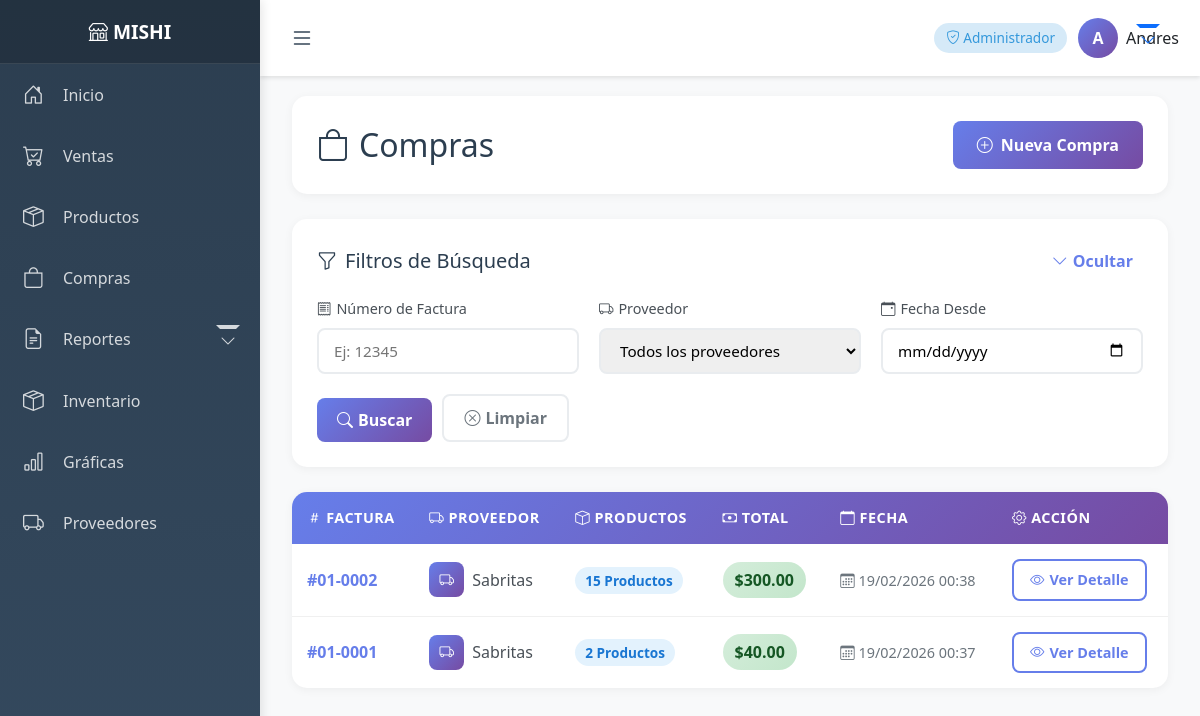
/inventario/compras/ (signed in), run on the app's committed database.
### inventario/models.py (models this page shows, shortened)
class Compra(models.Model): # Negocio, Proveedor, Numero factura, Total, Total productos, Fecha
    negocio = models.ForeignKey(Negocio, on_delete=models.CASCADE)
    proveedor = models.ForeignKey(Proveedor, on_delete=models.CASCADE)
    numero_factura = models.CharField(max_length=20, unique=True)
    total = models.DecimalField(max_digits=12, decimal_places=2, default=0)
    total_productos = models.PositiveIntegerField(default=0)
    fecha = models.DateTimeField(auto_now_add=True)

### proveedores/models.py (models this page shows, shortened)
class Proveedor(models.Model):
    negocio = models.ForeignKey(
        Negocio,
        on_delete=models.CASCADE,
        related_name="proveedores"
    )
    nombre = models.CharField(max_length=150)
    telefono = models.CharField(max_length=20, blank=True, null=True)
    email = models.EmailField(blank=True, null=True)
    direccion = models.TextField(blank=True, null=True)
    creado_en = models.DateTimeField(auto_now_add=True)

### inventario/views.py (the view)
# urls.py: path("compras/", views.lista_compras, name="lista_compras"),
@login_required
def lista_compras(request):
    negocio_id = request.session.get('negocio_id')
    if not negocio_id:
        messages.error(request, "No hay un negocio activo seleccionado")
        return redirect('seleccionar_negocio')
    compras = Compra.objects.filter(
        negocio_id=negocio_id
    ).select_related('proveedor')
    factura = request.GET.get('factura', '').strip()
    proveedor_id = request.GET.get('proveedor', '').strip()
    fecha_desde = request.GET.get('fecha_desde', '').strip()
    fecha_hasta = request.GET.get('fecha_hasta', '').strip()
    if factura:
        compras = compras.filter(numero_factura__icontains=factura)
    if proveedor_id:
        compras = compras.filter(proveedor_id=proveedor_id)
    if fecha_desde:
        try:
            fecha_desde_dt = datetime.strptime(fecha_desde, '%Y-%m-%d')
            compras = compras.filter(fecha__gte=fecha_desde_dt)
        except ValueError:
            pass
    compras = compras.order_by('-fecha')
    negocio = get_negocio_activo(request)
    proveedores = Proveedor.objects.filter(negocio=negocio)
    return render(request, 'inventario/lista_compras.html', {
        'compras': compras,
        'proveedores': proveedores,
    })

### inventario/templates/inventario/lista_compras.html (shortened to what this page needs)
{% extends 'base.html' %}
{% block content %}
<div class="container-fluid">
    <div class="page-header">
        <h2>
            <i class="bi bi-bag"></i>
            Compras
        </h2>
        <a href="{% url 'nueva_compra' %}" class="btn-add">
            <i class="bi bi-plus-circle"></i>
            Nueva Compra
        </a>
    </div>
    <div class="filters-card">
        <div class="filters-header">
            <h5>
                <i class="bi bi-funnel"></i>
                Filtros de Búsqueda
            </h5>
            <button class="toggle-filters" onclick="toggleFilters()">
                <i class="bi bi-chevron-down" id="toggleIcon"></i>
                <span id="toggleText">Ocultar</span>
            </button>
        </div>
        <form method="GET" action="{% url 'lista_compras' %}" id="filterForm">
            <div class="filters-content" id="filtersContent">
                <div class="filter-group">
                    <label for="factura">
                        <i class="bi bi-receipt"></i>
                        Número de Factura
                    </label>
                    <input
                        type="text"
                        id="factura"
                        name="factura"
                        class="filter-input"
                        placeholder="Ej: 12345"
                        value="{{ request.GET.factura }}"
                    >
                </div>
                <div class="filter-group">
                    <label for="proveedor">
                        <i class="bi bi-truck"></i>
                        Proveedor
                    </label>
                    <select name="proveedor" id="proveedor" class="filter-input">
                        <option value="">Todos los proveedores</option>
                    </select>
                </div>
                <div class="filter-group">
                    <label for="fecha_desde">
                        <i class="bi bi-calendar-event"></i>
                        Fecha Desde
                    </label>
                    <input
                        type="date"
                        id="fecha_desde"
                        name="fecha_desde"
                        class="filter-input"
                        value="{{ request.GET.fecha_desde }}"
                    >
                </div>
                <div class="filter-actions">
                    <button type="submit" class="btn-filter">
                        <i class="bi bi-search"></i>
                        Buscar
                    </button>
                    <a href="{% url 'lista_compras' %}" class="btn-clear">
                        <i class="bi bi-x-circle"></i>
                        Limpiar
                    </a>
                </div>
            </div>
        </form>
    </div>
    {% if compras %}
    <div class="table-card">
        <div class="table-responsive">
            <table class="compras-table">
                <thead>
                    <tr>
                        <th><i class="bi bi-hash"></i> Factura</th>
                        <th><i class="bi bi-truck"></i> Proveedor</th>
                        <th><i class="bi bi-box"></i> Productos</th>
                        <th><i class="bi bi-cash"></i> Total</th>
                        <th><i class="bi bi-calendar"></i> Fecha</th>
                        <th><i class="bi bi-gear"></i> Acción</th>
                    </tr>
                </thead>
                <tbody>
                    {% for compra in compras %}
                    <tr>
                        <td>
                            <span class="compra-id">#{{ compra.numero_factura }}</span>
                        </td>
                        <td>
                            <div class="proveedor-name">
                                <div class="proveedor-icon">
                                    <i class="bi bi-truck"></i>
                                </div>
                                {{ compra.proveedor.nombre }}
                            </div>
                        </td>
                        <td>
                            <span class="productos-count">
                                {{ compra.total_productos }} Productos
                            </span>
                        </td>
                        <td>
                            <span class="total-badge">
                                ${{ compra.total|floatformat:2 }}
                            </span>
                        </td>
                        <td>
                            <span class="fecha">
                                <i class="bi bi-calendar3"></i>
                                {{ compra.fecha|date:"d/m/Y H:i" }}
                            </span>
                        </td>
                        <td>
                            <a href="{% url 'detalle_compra' compra.id %}" class="btn-view">
                                <i class="bi bi-eye"></i>
                                Ver Detalle
                            </a>
                        </td>
                    </tr>
                    {% endfor %}
                </tbody>
            </table>
        </div>
    </div>
    {% endif %}
</div>
{% endblock %}

### templates/base.html (shortened to what this page needs)
<!DOCTYPE html>
<html lang="es">
<head>
    <link href="https://cdn.jsdelivr.net/npm/bootstrap@5.3.0/dist/css/bootstrap.min.css" rel="stylesheet">
    <link rel="stylesheet" href="https://cdn.jsdelivr.net/npm/bootstrap-icons@1.11.0/font/bootstrap-icons.css">
</head>
<body>
    <nav class="sidebar" id="sidebar">
        <div class="sidebar-header">
            <h4><i class="bi bi-shop"></i> <span class="menu-text">MISHI</span></h4>
        </div>
        <ul class="sidebar-menu">
            <li>
                <a href="/">
                    <i class="bi bi-house-door"></i>
                    <span class="menu-text">Inicio</span>
                </a>
            </li>
            <li>
                <a href="{% url 'nueva_venta' %}">
                    <i class="bi bi-cart-check"></i>
                    <span class="menu-text">Ventas</span>
                </a>
            </li>
            {% if rol_usuario == 'ADMIN' or rol_usuario == 'ALMACEN_ADMIN' %}
            <li>
                <a href="{% url 'lista_productos' %}">
                    <i class="bi bi-box-seam"></i>
                    <span class="menu-text">Productos</span>
                </a>
            </li>
            {% endif %}
            {% if rol_usuario == 'ADMIN' or rol_usuario == 'ALMACEN_ADMIN' %}
            <li>
                <a href="{% url 'lista_compras' %}">
                    <i class="bi bi-bag"></i>
                    <span class="menu-text">Compras</span>
                </a>
            </li>
            {% endif %}
            {% if rol_usuario == 'ADMIN' or rol_usuario == 'ALMACEN_ADMIN' %}
            <li>
                <a href="#" class="dropdown-toggle" onclick="toggleSubmenu(event, 'submenu-reportes')">
                    <i class="bi bi-file-earmark-text"></i>
                    <span class="menu-text">Reportes</span>
                </a>
            </li>
            {% endif %}
            {% if rol_usuario == 'ADMIN' or rol_usuario == 'ALMACEN_ADMIN' %}
            <li>
                <a href="{% url 'inventario' %}">
                <i class="bi bi-box-seam"></i>
                    <span class="menu-text">Inventario</span>
                </a>
            </li>
            {% endif %}
            {% if rol_usuario == 'ADMIN' or rol_usuario == 'ALMACEN_ADMIN' %}
            <li>
                <a href="{% url 'graficas' %}">
                    <i class="bi bi-bar-chart"></i>
                    <span class="menu-text">Gráficas</span>
                </a>
            </li>
            {% endif %}
            {% if rol_usuario == 'ADMIN' or rol_usuario == 'ALMACEN_ADMIN' %}
            <li>
                <a href="{% url 'lista_proveedores' %}">
                    <i class="bi bi-truck"></i>
                    <span class="menu-text">Proveedores</span>
                </a>
            </li>
            {% endif %}
    </nav>
    <div class="main-content">
        <div class="top-navbar">
            <button class="toggle-btn" onclick="toggleSidebar()">
                <i class="bi bi-list"></i>
            </button>
            <div class="user-info">
                {% if user.is_authenticated %}
                    <span class="role-badge">
                        {% if rol_usuario == 'ADMIN' %}
                            <i class="bi bi-shield-check"></i> Administrador
                        {% elif rol_usuario == 'VENDEDOR' %}
                            <i class="bi bi-person-badge"></i> Vendedor
                        {% elif rol_usuario == 'ALMACEN' %}
                            <i class="bi bi-boxes"></i> Almacén
                        {% elif rol_usuario == 'ALMACEN_ADMIN' %}
                            <i class="bi bi-shield-fill-check"></i> Almacén Admin
                        {% endif %}
                    </span>
                    <div class="dropdown">
                        <button class="btn btn-link text-decoration-none dropdown-toggle d-flex align-items-center p-0" type="button" data-bs-toggle="dropdown">
                            <div class="user-avatar">
                                {{ user.username|slice:":1"|upper }}
                            </div>
                            <span class="ms-2 text-dark">{{ user.username }}</span>
                        </button>
                    </div>
                {% else %}
                    <a href="/login/" class="btn btn-primary btn-sm">
                        <i class="bi bi-box-arrow-in-right"></i> <span class="d-none d-sm-inline">Iniciar Sesión</span>
                    </a>
                {% endif %}
            </div>
        </div>
        <div class="content-wrapper">
            {% block content %}{% endblock %}
        </div>
    </div>
</body>
</html>

### data on the page
Compra: numero_factura "01-0002", proveedor.nombre "Sabritas", total_productos "15", total "300.00", fecha "19/02/2026 00:38"
Compra: numero_factura "01-0001", proveedor.nombre "Sabritas", total_productos "2", total "40.00", fecha "19/02/2026 00:37"

### other printed values
{{ user.username|slice:":1"|upper }} "A"
{{ user.username }} "Andres"
